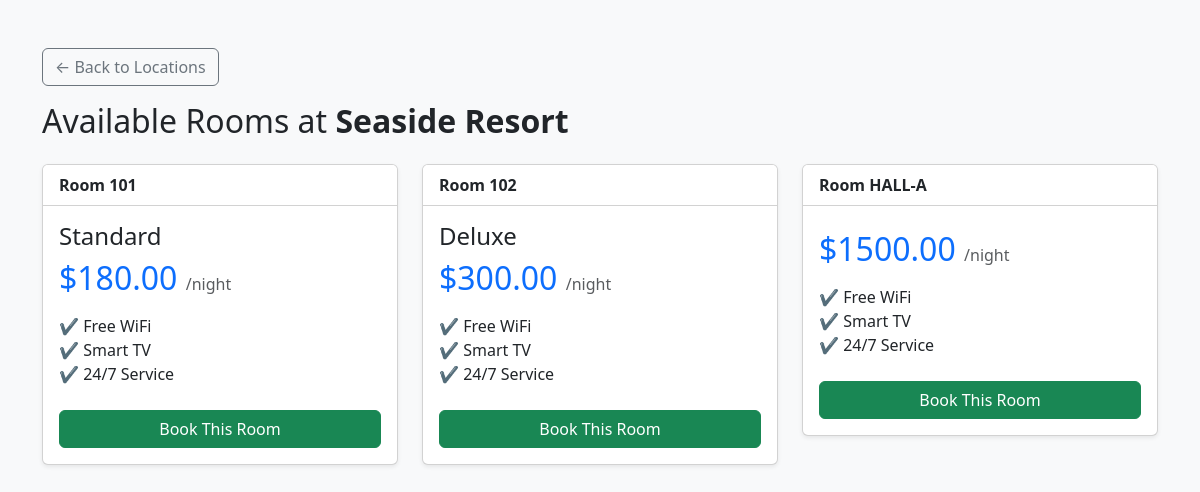
The app's page /rooms.php?hotel_id=2 with its own data.
### tables this page shows
CREATE TABLE `hotels` (
  `id` int(11) NOT NULL,
  `name` varchar(100) NOT NULL,
  `location` varchar(100) NOT NULL,
  `image_url` varchar(255) DEFAULT NULL
);

CREATE TABLE `rooms` (
  `id` int(11) NOT NULL,
  `hotel_id` int(11) NOT NULL,
  `room_number` varchar(10) NOT NULL,
  `type` enum('Standard','Deluxe','Suite') NOT NULL,
  `price` decimal(10,2) NOT NULL,
  `status` enum('available','booked','maintenance','dirty') DEFAULT 'available',
  `image_url` varchar(255) DEFAULT NULL
);

### rooms.php (the view, shortened to what this page needs)
<?php
require 'db.php';
$hotel_id = intval($_GET['hotel_id']);
$hotel_stmt = $conn->prepare("SELECT name FROM hotels WHERE id = ?");
$hotel_stmt->bind_param("i", $hotel_id);
$hotel_stmt->execute();
$hotel_name = $hotel_stmt->get_result()->fetch_assoc()['name'];
?>
<!DOCTYPE html>
<html>
<head>
    <link href="https://cdn.jsdelivr.net/npm/bootstrap@5.3.0/dist/css/bootstrap.min.css" rel="stylesheet">
</head>
<body class="bg-light">
<div class="container mt-5">
    <a href="select_hotel.php" class="btn btn-outline-secondary mb-3">&larr; Back to Locations</a>
    <h2 class="mb-4">Available Rooms at <b><?= $hotel_name ?></b></h2>
    <div class="row">
        <?php
        $sql = "SELECT * FROM rooms WHERE hotel_id = ? AND status = 'available'";
        $stmt = $conn->prepare($sql);
        $stmt->bind_param("i", $hotel_id);
        $stmt->execute();
        $result = $stmt->get_result();
        if($result->num_rows > 0):
            while($room = $result->fetch_assoc()):
        ?>
            <div class="col-md-4 mb-4">
                <div class="card shadow-sm">
                    <div class="card-header bg-white fw-bold">Room <?= $room['room_number'] ?></div>
                    <div class="card-body">
                        <h4 class="card-title"><?= $room['type'] ?></h4>
                        <h2 class="text-primary">$<?= $room['price'] ?> <small class="fs-6 text-muted">/night</small></h2>
                        <ul class="list-unstyled mt-3">
                            <li>✔️ Free WiFi</li>
                            <li>✔️ Smart TV</li>
                            <li>✔️ 24/7 Service</li>
                        </ul>
                        <a href="booking.php?room_id=<?= $room['id'] ?>&price=<?= $room['price'] ?>" class="btn btn-success w-100 mt-2">Book This Room</a>
                    </div>
                </div>
            </div>
        <?php
            endwhile;
        else:
            echo "<div class='alert alert-warning'>Sorry, no rooms are currently available at this location.</div>";
        endif;
        ?>
    </div>
</div>
</body>
</html>

### records on screen
hotels: name "Seaside Resort"
rooms: room_number "101", type "Standard", price "180.00"
rooms: room_number "102", type "Deluxe", price "300.00"
rooms: room_number "HALL-A", price "1500.00"
